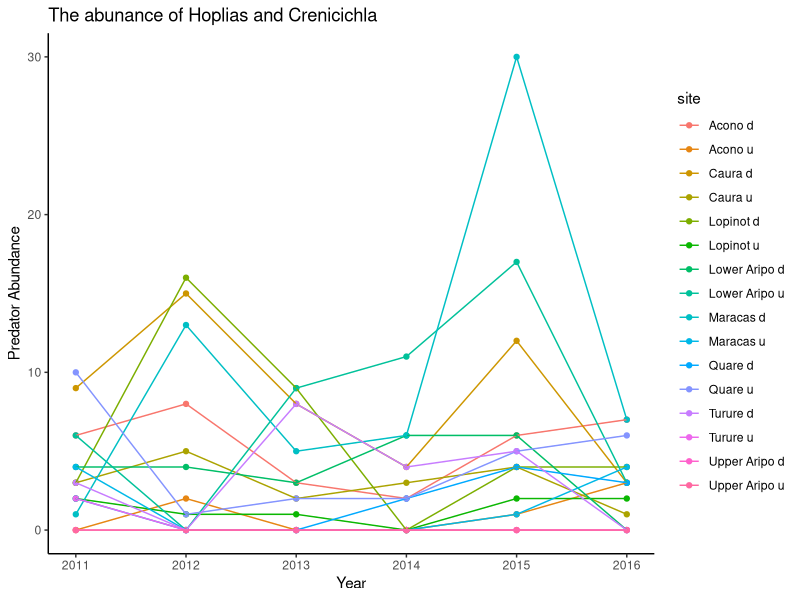
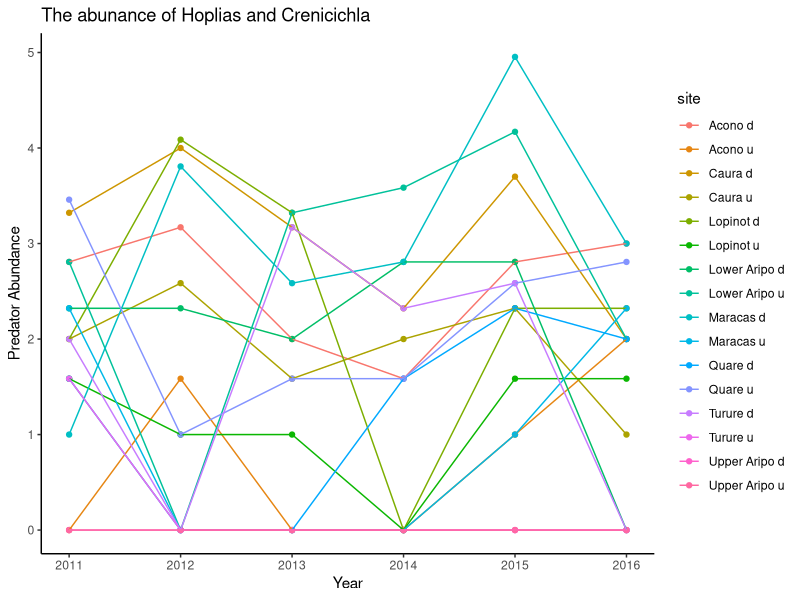
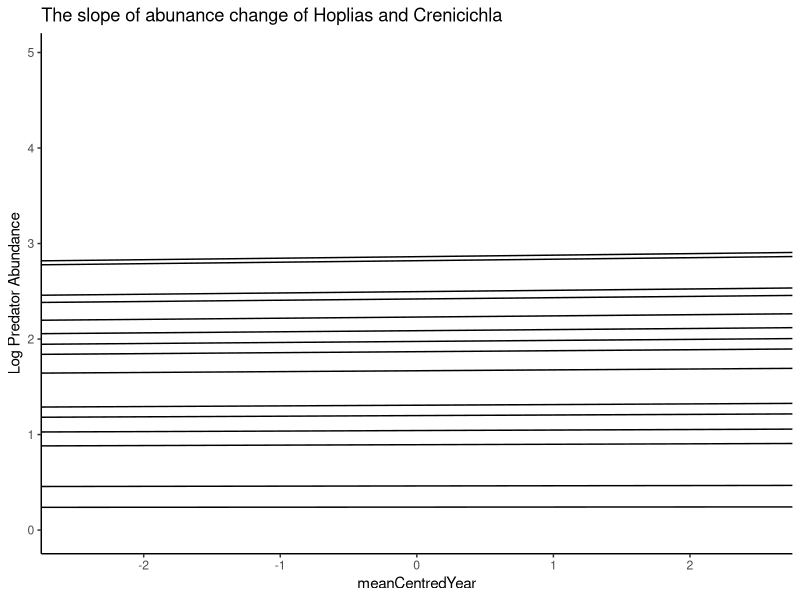
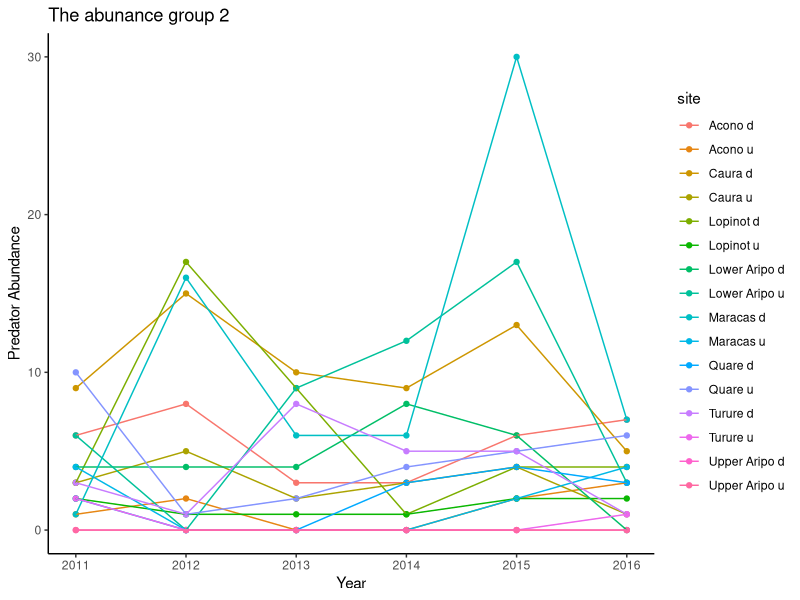
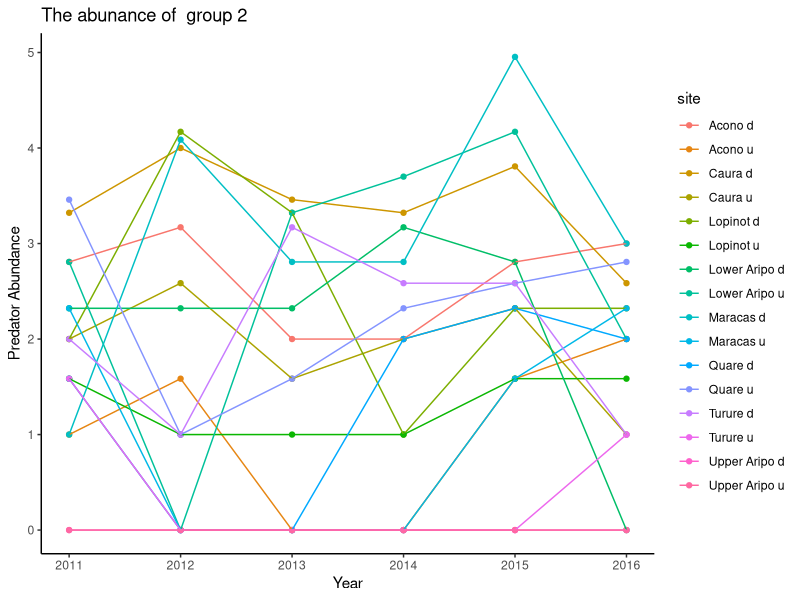
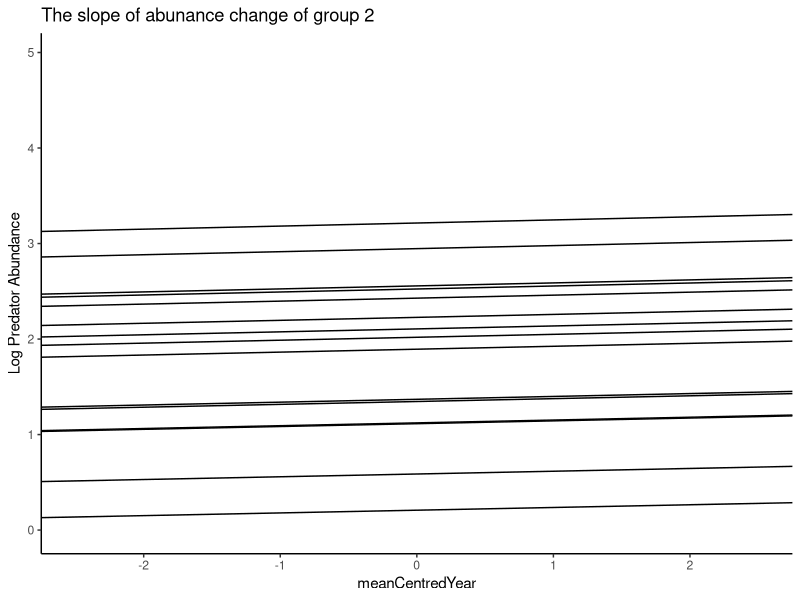
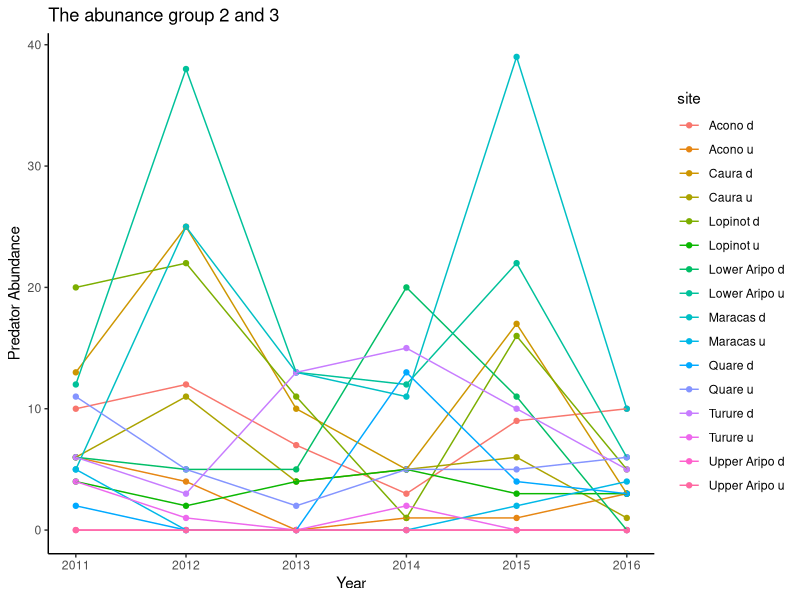
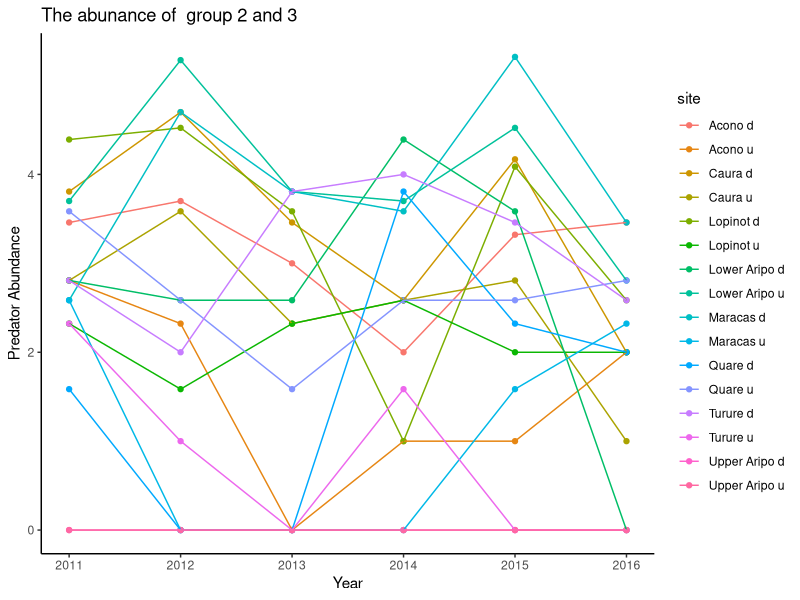

Write the R code that produced these figures, in order.
## ---- chunk 1
setwd("C:\\Users\\faj\\Documents\\OneDrive for Business\\research\\FishPredation\\Data")

library(dplyr)
library(tidyr)
library(ggplot2)
library(lme4)
library(lsmeans)
library(pbkrtest)

#preparing data 

fishDataAll <- read.csv("Fish data June 2017.csv")
head(fishDataAll)
str(fishDataAll)


selectMonths <- c("07", "08")# i am selecting out these months because then i can use the last timepoint 


#select data from only the July and Auguest, and remove first year 
SelectData <- fishDataAll %>% 
	separate(date, c("Day", "Month", "Year"), sep = "/") %>%
	filter(Year != 2010)%>%
	filter(Month %in% selectMonths)

fishData <- data.frame(SelectData)

#calculate biomass
fishData$TotBiomass <- (fishData$numbercaught + fishData$numberseen)* fishData$weight

#calculating percentage abundance
TotBioSite<- fishData %>% 
	group_by(site, Year) %>%
	summarise(BiomasSiteSum = sum(TotBiomass, na.rm=TRUE))

siteBiomass <- data.frame(TotBioSite)

## ---- chunk 2

predatorsAbN <- fishData %>% 
	filter(species == "Hoplias malabaricus" | species == "Crenicichla frenata") %>%
	group_by(site, Year) %>%
	summarise(AbundanceSum = sum(numbercaught))

predatorsAb <- data.frame(predatorsAbN)
predatorsAb$Year <- as.numeric(predatorsAb$Year)

#add the total site biomass data, just to i can identify sites with no predators 
FishDataTotAb <- merge(siteBiomass, predatorsAb, by = c("site" ,"Year"),all=TRUE) # this makes sure i 
#know what years had no predators recoreded in 
FishDataTotAb$AbundanceSum[is.na(FishDataTotAb$AbundanceSum)] <- 0
FishDataTotAb$Year <- as.numeric(FishDataTotAb$Year)


#add mean centered year for further analysis
meanYear <-summarise(FishDataTotAb, meanYear = mean(Year)) 
FishDataTotAb$meanYear <- meanYear[1,]
FishDataTotAb$meanCentredYear <-  FishDataTotAb$Year- FishDataTotAb$meanYear	

FishDataTotAb$logAb <- log2(FishDataTotAb$AbundanceSum + 1)

## ---- chunk 3

AbPlot <- ggplot(FishDataTotAb, aes(x = Year, y = AbundanceSum, col = site, group = site))
AbPlot + geom_point() +
	geom_line() +
	theme_classic() +
	labs(title="The abunance of Hoplias and Crenicichla", y = "Predator Abundance")

AbPlotLog <- ggplot(FishDataTotAb, aes(x = Year, y = logAb, col = site, group = site))
AbPlotLog + geom_point() +
	geom_line() +
	theme_classic() +
	labs(title="The abunance of Hoplias and Crenicichla", y = "Predator Abundance")


## ---- chunk 4

AbM1 <- lmer(logAb  ~ meanCentredYear + (meanCentredYear|site), data = FishDataTotAb)
summary(AbM1)

#plot slopes of sites
AbM1_Lines <- coef(AbM1)$site[c(1:2)] # get slope and intercept of each line in model 3
names(AbM1_Lines) <- c("intercept", "slope")

m3.plot <- ggplot(data = FishDataTotAb, aes(x = meanCentredYear, y = logAb)) # plot of model with varying intercept but not slope, but only main slope shown
m3.plot + geom_blank() + 
	theme_classic() +
	geom_abline(slope = AbM1_Lines$slope, intercept = AbM1_Lines$intercept) +
	labs(title="The slope of abunance change of Hoplias and Crenicichla", y = "Log Predator Abundance")

## ---- chunk 5

predatorsAbNm <- fishData %>% 
	filter(species == "Hoplias malabaricus" | species == "Crenicichla frenata" | 
		species == "Gymnotus carapo"| species == "Anablepsoides hartii") %>%
	group_by(site, Year) %>%
	summarise(AbundanceSum = sum(numbercaught + numberseen))

predatorsAbm <- data.frame(predatorsAbNm)
predatorsAbm$Year <- as.numeric(predatorsAbm$Year)

#add the total site biomass data, just to i can identify sites with no predators 
FishDataTotAbm <- merge(siteBiomass, predatorsAbm, by = c("site" ,"Year"),all=TRUE) # this makes sure i 
#know what years had no predators recoreded in 
FishDataTotAbm$AbundanceSum[is.na(FishDataTotAbm$AbundanceSum)] <- 0
FishDataTotAbm$Year <- as.numeric(FishDataTotAbm$Year)


#add mean centered year for further analysis
meanYear <-summarise(FishDataTotAbm, meanYear = mean(Year)) 
FishDataTotAbm$meanYear <- meanYear[1,]
FishDataTotAbm$meanCentredYear <-  FishDataTotAbm$Year - FishDataTotAbm$meanYear	

FishDataTotAbm$logAb <- log2(FishDataTotAbm$AbundanceSum + 1)

## ---- chunk 6

AbPlotm <- ggplot(FishDataTotAbm, aes(x = Year, y = AbundanceSum, col = site, group = site))
AbPlotm + geom_point() +
	geom_line() +
	theme_classic() +
	labs(title="The abunance group 2", y = "Predator Abundance")

AbPlotLogm <- ggplot(FishDataTotAbm, aes(x = Year, y = logAb, col = site, group = site))
AbPlotLogm + geom_point() +
	geom_line() +
	theme_classic() +
	labs(title="The abunance of  group 2", y = "Predator Abundance")


## ---- chunk 7

AbM1m <- lmer(logAb  ~ meanCentredYear + (meanCentredYear|site), data = FishDataTotAbm)
summary(AbM1m)

#plot slopes of sites
AbM1_Linesm <- coef(AbM1m)$site[c(1:2)] # get slope and intercept of each line in model 3
names(AbM1_Linesm) <- c("intercept", "slope")

m3.plot <- ggplot(data = FishDataTotAbm, aes(x = meanCentredYear, y = logAb)) # plot of model with varying intercept but not slope, but only main slope shown
m3.plot + geom_blank() + 
	theme_classic() +
	geom_abline(slope = AbM1_Linesm$slope, intercept = AbM1_Linesm$intercept) +
	labs(title="The slope of abunance change of group 2", y = "Log Predator Abundance")

## ---- chunk 8

group12 <- c("Hoplias malabaricus", "Crenicichla frenata", "Gymnotus carapo", "Anablepsoides hartii",
			"Cichlasoma taenia", "Cichlasoma taenia", "Corynopoma riisei", "Roeboides dientonito", 
			"Agonostomus monticola", "Rhamdia quelen", "andinoacara pulcher", "Hemigrammus unilineatus")

predatorsAbNw <- fishData %>% 
	filter(species %in% group12)  %>%
	group_by(site, Year) %>%
	summarise(AbundanceSum = sum(numbercaught))

predatorsAbw <- data.frame(predatorsAbNw)
predatorsAbw$Year <- as.numeric(predatorsAbw$Year)

#add the total site biomass data, just to i can identify sites with no predators 
FishDataTotAbw <- merge(siteBiomass, predatorsAbw, by = c("site" ,"Year"),all=TRUE) # this makes sure i 
#know what years had no predators recoreded in 
FishDataTotAbw$AbundanceSum[is.na(FishDataTotAbw$AbundanceSum)] <- 0
FishDataTotAbw$Year <- as.numeric(FishDataTotAbw$Year)

#add mean centered year for further analysis
meanYear <-summarise(FishDataTotAbw, meanYear = mean(Year)) 
FishDataTotAbw$meanYear <- meanYear[1,]
FishDataTotAbw$meanCentredYear <-  FishDataTotAbw$Year - FishDataTotAbw$meanYear	

FishDataTotAbw$logAb <- log2(FishDataTotAbw$AbundanceSum + 1)

## ---- chunk 9

AbPlotw <- ggplot(FishDataTotAbw, aes(x = Year, y = AbundanceSum, col = site, group = site))
AbPlotw + geom_point() +
	geom_line() +
	theme_classic() +
	labs(title="The abunance group 2 and 3", y = "Predator Abundance")

AbPlotLogw <- ggplot(FishDataTotAbw, aes(x = Year, y = logAb, col = site, group = site))
AbPlotLogw + geom_point() +
	geom_line() +
	theme_classic() +
	labs(title="The abunance of  group 2 and 3", y = "Predator Abundance")


## ---- chunk 10

AbM1w <- lmer(logAb  ~ meanCentredYear + (meanCentredYear|site), data = FishDataTotAbw)
summary(AbM1w)

#plot slopes of sites
AbM1_Linesw <- coef(AbM1w)$site[c(1:2)] # get slope and intercept of each line in model 3
names(AbM1_Linesw) <- c("intercept", "slope")

m3.plotw <- ggplot(data = FishDataTotAbw, aes(x = meanCentredYear, y = logAb)) # plot of model with varying intercept but not slope, but only main slope shown
m3.plot + geom_blank() + 
	theme_classic() +
	geom_abline(slope = AbM1_Linesw$slope, intercept = AbM1_Linesw$intercept) +
	labs(title="The slope of abunance change of group 2", y = "Log Predator Abundance")
